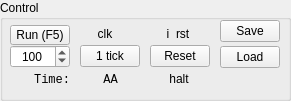
   <widget class="QGroupBox" name="gControl">
    <property name="geometry">
     <rect>
      <x>10</x>
      <y>0</y>
      <width>291</width>
      <height>101</height>
     </rect>
    </property>
    <property name="title">
     <string>Control</string>
    </property>
    <widget class="QSpinBox" name="clkPeriod">
     <property name="geometry">
      <rect>
       <x>10</x>
       <y>45</y>
       <width>60</width>
       <height>23</height>
      </rect>
     </property>
     <property name="alignment">
      <set>Qt::AlignCenter</set>
     </property>
     <property name="minimum">
      <number>50</number>
     </property>
     <property name="maximum">
      <number>2000</number>
     </property>
     <property name="singleStep">
      <number>50</number>
     </property>
     <property name="value">
      <number>100</number>
     </property>
    </widget>
    <widget class="MLed" name="clk">
     <property name="geometry">
      <rect>
       <x>80</x>
       <y>29</y>
       <width>10</width>
       <height>10</height>
      </rect>
     </property>
     <property name="text">
      <string/>
     </property>
     <property name="pixmap">
      <pixmap resource="assets.qrc">:/assets/leds/assets/leds/green_off.svg</pixmap>
     </property>
     <property name="scaledContents">
      <bool>true</bool>
     </property>
    </widget>
    <widget class="QLabel" name="label_3">
     <property name="geometry">
      <rect>
       <x>90</x>
       <y>29</y>
       <width>30</width>
       <height>10</height>
      </rect>
     </property>
     <property name="text">
      <string>clk</string>
     </property>
     <property name="alignment">
      <set>Qt::AlignCenter</set>
     </property>
    </widget>
    <widget class="QPushButton" name="pbB">
     <property name="geometry">
      <rect>
       <x>10</x>
       <y>25</y>
       <width>60</width>
       <height>20</height>
      </rect>
     </property>
     <property name="text">
      <string>Run (F5)</string>
     </property>
     <property name="checkable">
      <bool>true</bool>
     </property>
    </widget>
    <widget class="QPushButton" name="pbA">
     <property name="geometry">
      <rect>
       <x>80</x>
       <y>45</y>
       <width>60</width>
       <height>22</height>
      </rect>
     </property>
     <property name="text">
      <string>1 tick</string>
     </property>
    </widget>
    <widget class="QPushButton" name="pbReset">
     <property name="geometry">
      <rect>
       <x>150</x>
       <y>45</y>
       <width>60</width>
       <height>22</height>
      </rect>
     </property>
     <property name="text">
      <string>Reset</string>
     </property>
     <property name="checkable">
      <bool>true</bool>
     </property>
    </widget>
    <widget class="MLed" name="led_i_rst">
     <property name="geometry">
      <rect>
       <x>152</x>
       <y>30</y>
       <width>10</width>
       <height>10</height>
      </rect>
     </property>
     <property name="text">
      <string/>
     </property>
     <property name="pixmap">
      <pixmap resource="assets.qrc">:/assets/leds/assets/leds/green_off.svg</pixmap>
     </property>
     <property name="scaledContents">
      <bool>true</bool>
     </property>
    </widget>
    <widget class="QLabel" name="label_4">
     <property name="geometry">
      <rect>
       <x>163</x>
       <y>29</y>
       <width>30</width>
       <height>10</height>
      </rect>
     </property>
     <property name="text">
      <string>i_rst</string>
     </property>
     <property name="alignment">
      <set>Qt::AlignCenter</set>
     </property>
    </widget>
    <widget class="QLabel" name="label_28">
     <property name="geometry">
      <rect>
       <x>9</x>
       <y>70</y>
       <width>61</width>
       <height>20</height>
      </rect>
     </property>
     <property name="font">
      <font>
       <family>Monospace</family>
       <pointsize>9</pointsize>
      </font>
     </property>
     <property name="text">
      <string>Time:</string>
     </property>
     <property name="alignment">
      <set>Qt::AlignRight|Qt::AlignTrailing|Qt::AlignVCenter</set>
     </property>
    </widget>
    <widget class="QLabel" name="main_time">
     <property name="geometry">
      <rect>
       <x>80</x>
       <y>70</y>
       <width>61</width>
       <height>20</height>
      </rect>
     </property>
     <property name="font">
      <font>
       <family>Monospace</family>
       <pointsize>9</pointsize>
      </font>
     </property>
     <property name="text">
      <string>AA</string>
     </property>
     <property name="alignment">
      <set>Qt::AlignCenter</set>
     </property>
    </widget>
    <widget class="QPushButton" name="pbSave">
     <property name="geometry">
      <rect>
       <x>220</x>
       <y>20</y>
       <width>60</width>
       <height>22</height>
      </rect>
     </property>
     <property name="text">
      <string>Save</string>
     </property>
    </widget>
    <widget class="QPushButton" name="pbLoad">
     <property name="geometry">
      <rect>
       <x>220</x>
       <y>46</y>
       <width>60</width>
       <height>22</height>
      </rect>
     </property>
     <property name="text">
      <string>Load</string>
     </property>
    </widget>
    <widget class="QLabel" name="label_5">
     <property name="geometry">
      <rect>
       <x>164</x>
       <y>74</y>
       <width>30</width>
       <height>10</height>
      </rect>
     </property>
     <property name="text">
      <string>halt</string>
     </property>
     <property name="alignment">
      <set>Qt::AlignCenter</set>
     </property>
    </widget>
    <widget class="MLed" name="led_halt">
     <property name="geometry">
      <rect>
       <x>153</x>
       <y>75</y>
       <width>10</width>
       <height>10</height>
      </rect>
     </property>
     <property name="text">
      <string/>
     </property>
     <property name="pixmap">
      <pixmap resource="assets.qrc">:/assets/leds/assets/leds/green_off.svg</pixmap>
     </property>
     <property name="scaledContents">
      <bool>true</bool>
     </property>
    </widget>
   </widget>
